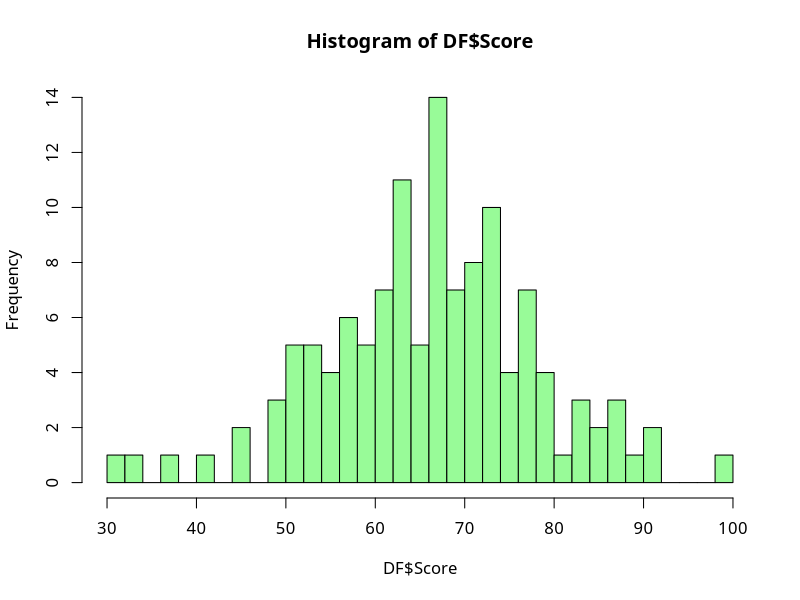
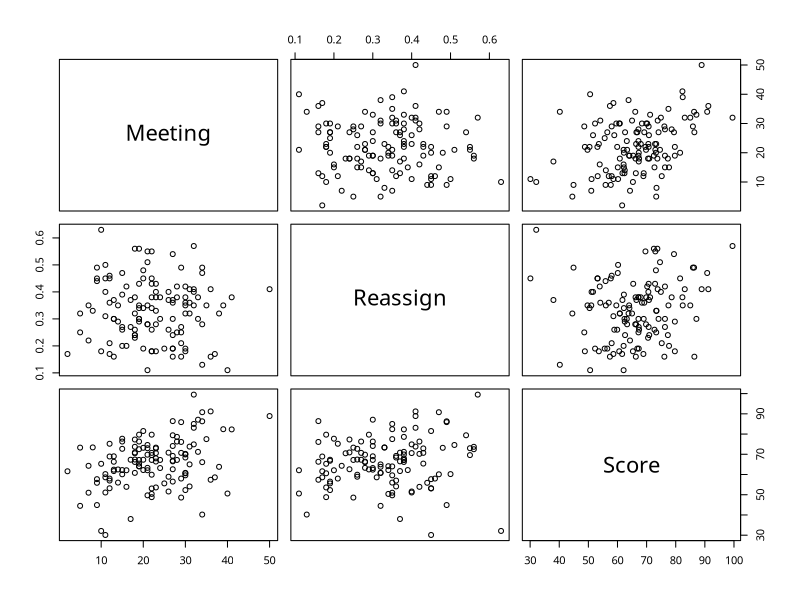
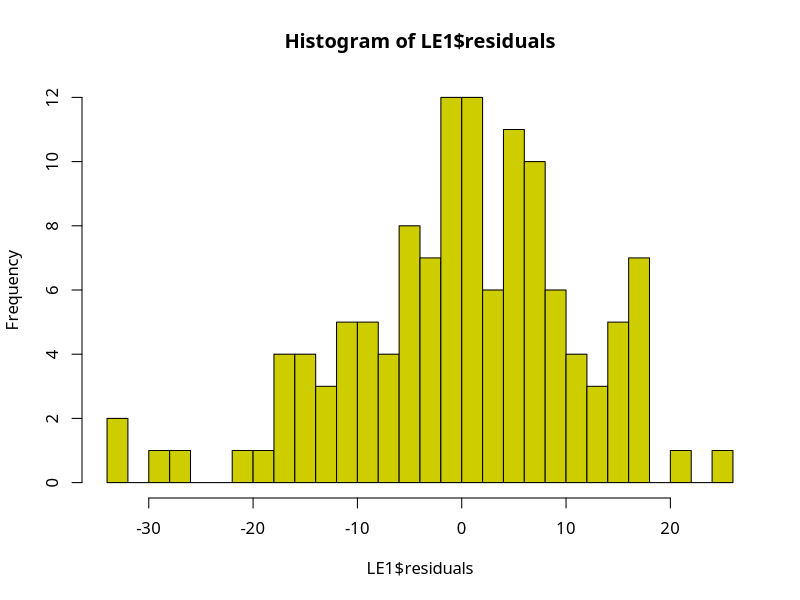
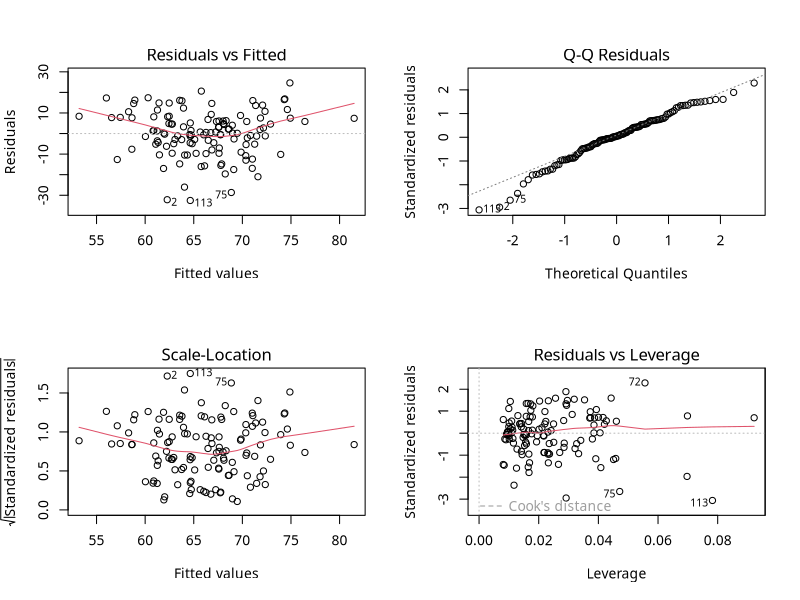
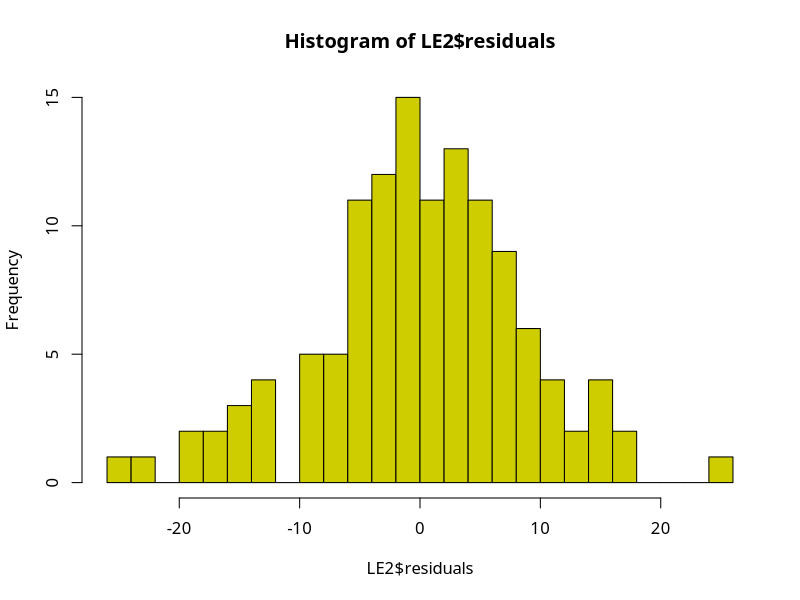
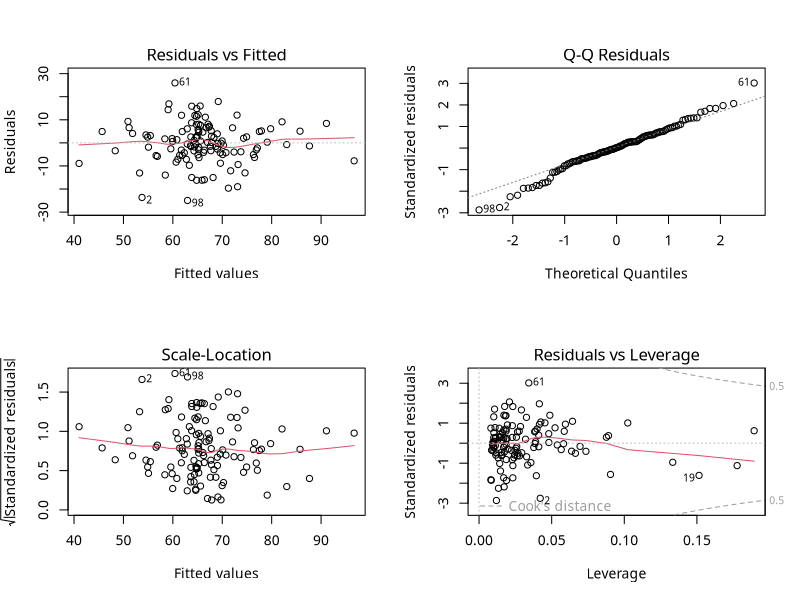

The R script that drew these images, in order:
setwd("~/Dev/data-science-book/ch03/")  # current directoryを設定
par(family = "HiraKakuProN-W3")  # 描画の文字設定1をmac用に変更

#多重共線性

#目的変数：スタッフのモチベーション Score
#説明変数：10人あたりの年間の業務評価面接回数 Meeting
#　　　　　3年間に職務や待遇の変化があった人数の比率 Reassign

#データの読込み
DF <- read.table("ESSurvey.csv",
                 sep = ",",                #カンマ区切りのファイル
                 header = TRUE,            #1行目はヘッダー(列名)
                 stringsAsFactors = FALSE) #文字列を文字列型で取込む

#データフレームの内容を表示
head(DF)
#要約統計量
summary(DF)

#目的変数の値のヒストグラム
hist(DF$Score, breaks=30, col="palegreen")

#ペアプロットを描く
pairs(DF)
#相関係数
cor(DF)

#通常の線形回帰モデル
#"."を指定すると目的変数以外の全ての変数を使う
LE1 <- lm( Score ~ ., data=DF)
summary(LE1)

#残差のヒストグラム
hist(LE1$residuals, breaks=25, col="yellow3")
#診断プロット
par(mfrow=c(2,2))
plot(LE1)
par(mfrow=c(1,1))

#モデルの多重共線性について確認
#ライブラリを読み込む
# library(car)

#vif(): VIFを計算する関数
# vif(LE1)

vif_LE1 <- 1/(1 -(summary(LE1)$adj.r.squared))
print(vif_LE1)
vif_LE1 <- 1/(1 -(summary(LE1)$r.squared))
print(vif_LE1)
#10未満であることを目安とする



#交互作用項を含むモデル
#　LE1の式に交互作用項を加えた形で記述
LE2 <- lm( Score ~ .+ Meeting*Reassign, data=DF)
summary(LE2)

#残差のヒストグラム
hist(LE2$residuals, breaks=25, col="yellow3")
#診断プロット
par(mfrow=c(2,2))
plot(LE2)
par(mfrow=c(1,1))

#モデルについてVIFの値を確認
# vif(LE2)
vif_LE2 <- 1/(1 -(summary(LE2)$r.squared))
print(vif_LE2)
#10未満であることを目安とする

#交互作用項と各変数との相関係数を確認
cor(DF, DF$Meeting*DF$Reassign)



#中心化(centering)処理を行う
#※交互作用項と元の変数との相関を下げる効果がある
#　各変数について平均値との差を取り元の値を置き換える
DFc <- DF 
DFc$Meeting  <- DFc$Meeting  - mean(DF$Meeting)
DFc$Reassign <- DFc$Reassign - mean(DF$Reassign)

#各説明変数について平均が0になっていることを確認
summary(DFc)

#モデル
LE3 <- lm( Score ~ .+ Meeting*Reassign, data=DFc)
summary(LE3)

#VIFの値を確認
# vif(LE3)
vif_LE3 <- 1/(1 -(summary(LE3)$r.squared))
print(vif_LE3)

#交互作用項と各変数との相関係数を確認
cor(DFc, DFc$Meeting*DFc$Reassign)

#3つのモデルのAICを確認
AIC(LE1)
AIC(LE2)
AIC(LE3)



#これまでに作成した残業時間のモデルについてVIFを確認

#目的変数：残業時間 overtime
#説明変数：勤続年数 tenure
#　　　　　部門 section（Ademin, IT, Sales ）

#データの読込み
DF <- read.table("StaffOvertime.csv",
                 sep = ",",                #カンマ区切りのファイル
                 header = TRUE,            #1行目はヘッダー(列名)
                 stringsAsFactors = FALSE) #文字列を文字列型で取込む

#データフレームの先頭を表示
head(DF)

#交互作用を含まないモデル
LM5 <- lm( overtime ~ section + tenure, data=DF)
#交互作用を含むモデル
LM6 <- lm( overtime ~ section + tenure 
           + section*tenure, data=DF)

#VIFの値を確認
#vif(LM5)
#vif(LM6)
vif_LM5 <- 1/(1 -(summary(LM5)$r.squared))
print(vif_LM5)
vif_LM6 <- 1/(1 -(summary(LM6)$r.squared))
print(vif_LM6)

#ライブラリcarのvif()関数の仕様：
# カテゴリ変数(3水準以上)がなければ通常のVIFを計算
# カテゴリ変数(3水準以上)がある場合、GVIFを計算

#この場合は右端の値 GVIF^(1/(2*Df))を確認
#極端に大きい値がないかを確認する

